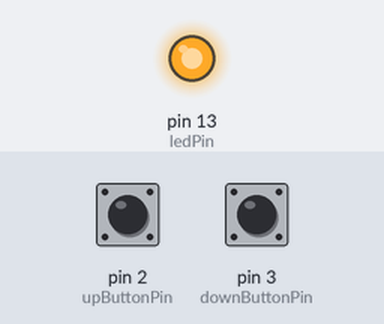
Simulated run of this sketch. Board: Arduino Uno, built with avr-gcc and run on an emulated ATmega328P. Shown: output pins drawn as LEDs (lit = HIGH). Inputs (shaded band) come from the test bench; at power-on: pin 3 (downButtonPin) LOW, pin 2 (upButtonPin) LOW.

Above: at 1.2 s.
1.3 s: pin 3 (downButtonPin) pulled HIGH for 0.15 s
At 2.9 s:
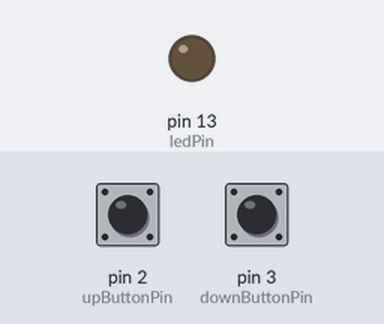
3.3 s: pin 2 (upButtonPin) pulled HIGH for 0.15 s
At 4.4 s:
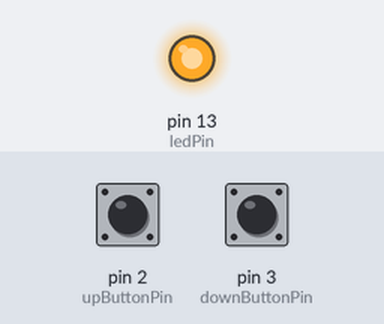
4.9 s: pin 3 (downButtonPin) pulled HIGH for 1 s
At 6.1 s:
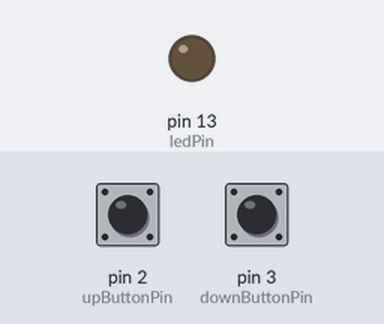
7.4 s: pin 2 (upButtonPin) pulled HIGH for 1 s
At 8.0 s:
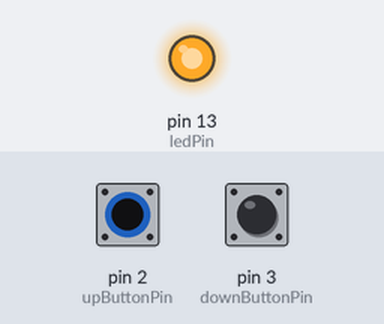
Timing chart, 0 to 10.4 s (numbered marks = the images above; inputs shaded):
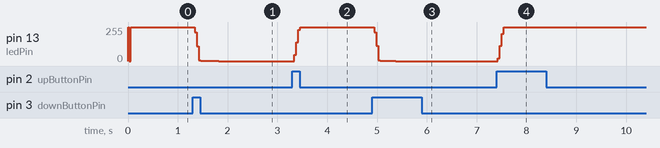

Measured:
- after the input at 1.3 s, pin 13 (ledPin): 254/255 → 1/255 at once, → 0/255 0.48 s later
- after the input at 3.3 s, pin 13 (ledPin): 0/255 → 254/255 at once
- after the input at 4.9 s, pin 13 (ledPin): 254/255 → 1/255 at once, → 0/255 0.44 s later
- after the input at 7.4 s, pin 13 (ledPin): 0/255 → 254/255 at once

The sketch:

dimmer-0.ino
```cpp
const int upButtonPin = 2;     // pin nr of "on" button
const int downButtonPin = 3;   // pin nr of "off" button
const int ledPin =  13;        // pin nr of LED

const int period = 10;         // 10 msec: 100 Hz

int duty = 100;

void setup() {
  pinMode(ledPin, OUTPUT);      // initialize LED pin as output
  pinMode(upButtonPin, INPUT);  // initialize button pin as input
  pinMode(downButtonPin, INPUT); // initialize button pin as input
}

void loop() {
  if (digitalRead(upButtonPin) == HIGH) {
    duty = min(duty + 10, 100);
  }

  if (digitalRead(downButtonPin) == HIGH) {
    duty = max(duty - 10, 0);
  }

  digitalWrite(ledPin, HIGH);
  delay(period * duty / 100);
  digitalWrite(ledPin, LOW);
  delay(period * (100 - duty) / 100);
}
```
